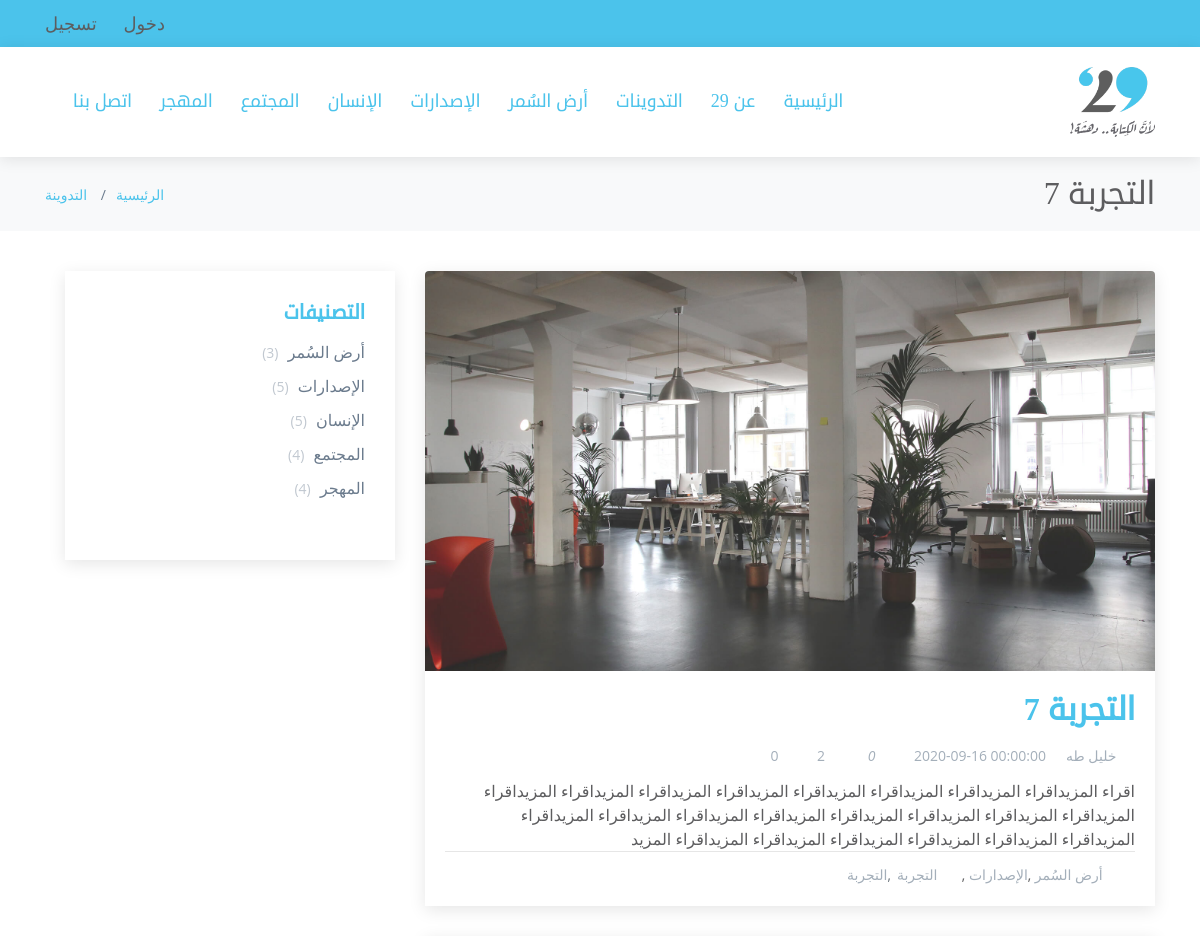
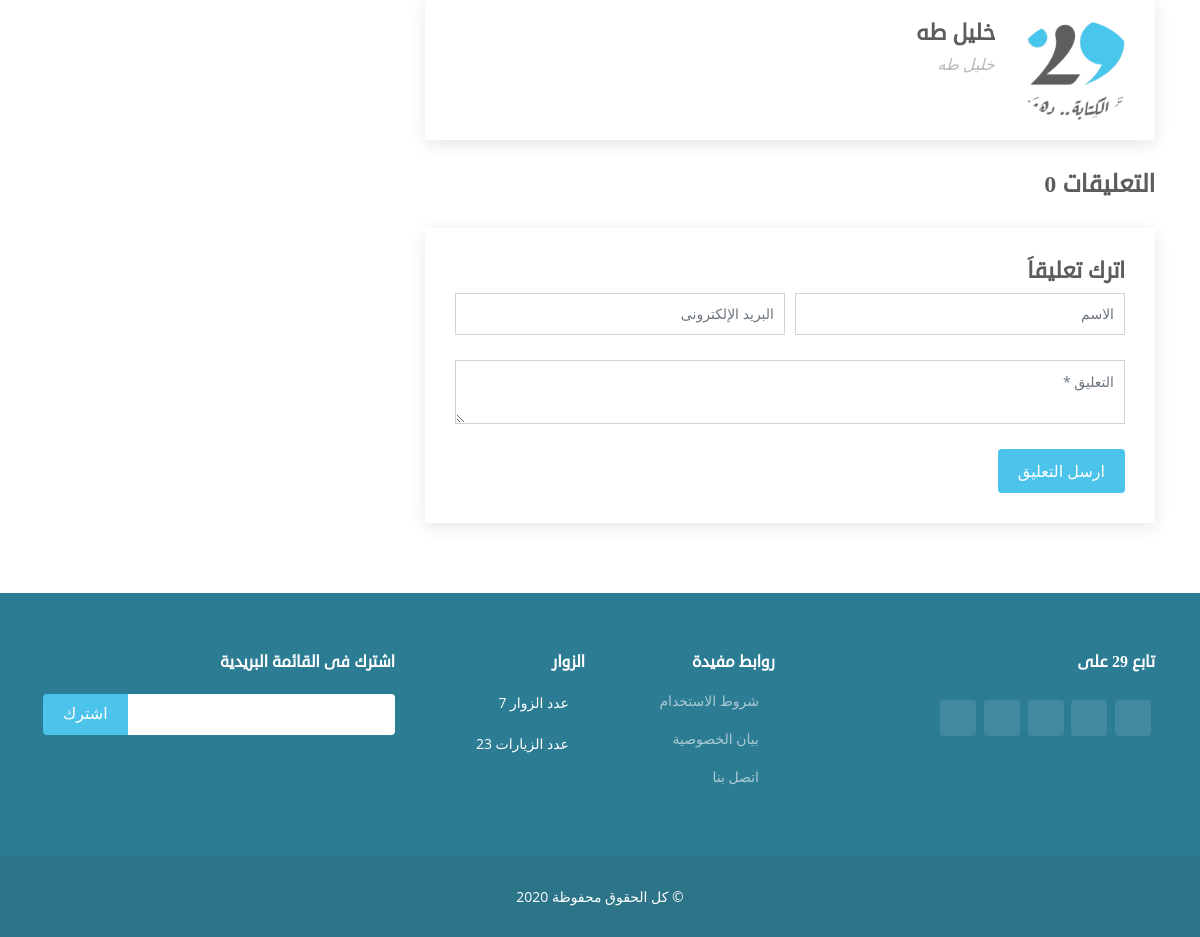
The page /blog/details/7 on the database its author committed (2 pictures, top to bottom).
### tables this page shows
CREATE TABLE `b29_category` (
  `cat_id` int(3) NOT NULL,
  `cat_name` varchar(50) NOT NULL,
  `cat_class` varchar(20) NOT NULL,
  `create_at` datetime NOT NULL,
  `create_by` int(5) NOT NULL,
  `update_at` datetime DEFAULT NULL,
  `update_by` int(5) DEFAULT NULL
);

CREATE TABLE `b29_blog` (
  `b_id` int(5) NOT NULL,
  `b_user` int(5) NOT NULL,
  `b_title` varchar(100) NOT NULL,
  `b_desc` varchar(200) NOT NULL,
  `b_img` varchar(40) NOT NULL,
  `b_keywords` text NOT NULL,
  `b_blog` text NOT NULL,
  `b_accept_by` int(5) DEFAULT NULL,
  `b_accept_date` datetime DEFAULT NULL,
  `b_likes` int(5) NOT NULL DEFAULT '0',
  `b_see` int(5) NOT NULL DEFAULT '0',
  `create_at` datetime NOT NULL,
  `update_at` datetime DEFAULT NULL,
  `update_by` int(5) DEFAULT NULL
);

CREATE TABLE `b29_staff` (
  `staff_id` int(5) NOT NULL,
  `staff_name` varchar(50) NOT NULL,
  `staff_phone` varchar(20) NOT NULL,
  `staff_email` varchar(50) NOT NULL,
  `staff_type` varchar(10) NOT NULL DEFAULT 'DR',
  `staff_address` text,
  `staff_img` varchar(20) NOT NULL DEFAULT 'user.jpg',
  `staff_active` int(1) NOT NULL DEFAULT '1',
  `staff_about` text,
  `staff_face` varchar(100) DEFAULT NULL,
  `staff_twitter` varchar(100) DEFAULT NULL,
  `staff_linked` varchar(100) DEFAULT NULL,
  `staff_instagram` varchar(100) DEFAULT NULL,
  `staff_uname` varchar(50) NOT NULL,
  `staff_pass` varchar(100) NOT NULL,
  `create_at` datetime NOT NULL,
  `create_by` int(5) DEFAULT NULL,
  `update_at` datetime DEFAULT NULL,
  `update_by` int(5) DEFAULT NULL
);

### lib/session.php (called while the page is built, shortened)
<?php
	class session
	{
		public static function get($key)
		{
			if(isset($_SESSION[$key]))
			{
				return $_SESSION[$key];
			}else
			{
				return false;
			}
		}
	}
?>

### controller/blog.php (called while the page is built, shortened)
<?php
	class blog extends controller
	{
		function __construct()
		{
			$this->view->CSS = array();
			$this->view->JS = array('views/blog/JS/blog.js');
		}
		function details($blog=0)
		{
			$this->view->menu = $this->model->menu();
			$this->view->blog = $this->model->blog($blog);
			$this->view->curr_title 	= $this->view->blog['title'];
			$this->view->keywords 		= $this->view->blog['keywords'];
			$this->view->render(array('blog/details'),'home');
		}
	}
?>

### index.php (called while the page is built, shortened)
<?php
	$app = new bootstrap();
?>

### lib/database.php (called while the page is built, shortened)
<?php
	class database extends PDO
	{
		function __construct()
		{
			$this->get_config();
		}
		private function get_config()
		{
			$x = $this->select("SELECT * FROM ".DB_PREFEX."config",array());
		}
		public function select($sql,$data,$fetchMode = PDO::FETCH_ASSOC)
		{
			$sth = $this->prepare($sql);
			if(count($data)>0)
			{
				foreach($data as $key => $val)
				{
					$sth->bindValue("$key",$val);
				}
			}
			$sth->execute();
			return $sth->fetchAll($fetchMode);
		}
		public function get_menu()
		{
			$x = $this->select("SELECT ".DB_PREFEX."category.*, count(blog_id) as no
								FROM ".DB_PREFEX."category
								LEFT JOIN ".DB_PREFEX."blog_category ON category = cat_id
								WHERE 1=1
								GROUP BY cat_id",array());
			$menu = array();
			foreach($x as $val)
			{
				$menu[$val['cat_id']] = array('id'=>$val['cat_id']
											,'name'=>$val['cat_name']
											,'count'=>$val['no']
											);
			}
			return $menu;
		}
	}
?>

### models/blog_model.php (called while the page is built, shortened)
<?php
	class blog_model extends model
	{
		function __construct()
		{
			parent::__construct();
		}
		public function menu()
		{
			return $this->db->get_menu();
		}
		public function blog($blog_id)
		{
			$b = $this->db->select('SELECT b_id, b_title, b_desc, b_img, b_likes
									,b_see, b_accept_date, b_blog, b_keywords
									,b_user, staff_name, staff_phone, staff_email, staff_img
									,staff_twitter, staff_face, staff_instagram,staff_linked
									FROM '.DB_PREFEX.'blog
									JOIN '.DB_PREFEX.'staff ON b_user = staff_id
									WHERE b_accept_date IS NOT NULL AND b_id = :ID
									',array(':ID'=>$blog_id));
			if(!cookies::get('blog_'.$b[0]['b_id']))
			{
				$b[0]['b_see'] += 1;
				$this->db->update('blog',array('b_see'=>$b[0]['b_see']),'b_id = '.$b[0]['b_id']);
			}
			$blog = array('id'			=>$b[0]['b_id'],
						'title'			=>$b[0]['b_title'],
						'desc'			=>$b[0]['b_desc'],
						'text'			=>$b[0]['b_blog'],
						'img'			=>$b[0]['b_img'],
						'likes'			=>$b[0]['b_likes'],
						'b_see'			=>$b[0]['b_see'],
						'publish'		=>$b[0]['b_accept_date'],
						'user'			=>$b[0]['b_user'],
						'name'			=>$b[0]['staff_name'],
						'phone'			=>$b[0]['staff_phone'],
						'email'			=>$b[0]['staff_email'],
						'user_img'		=>$b[0]['staff_img'],
						'user_face'		=>$b[0]['staff_face'],
						'user_twitter'	=>$b[0]['staff_twitter'],
						'user_instegram'=>$b[0]['staff_instagram'],
						'user_linked'	=>$b[0]['staff_linked'],
						'keywords'	=>$b[0]['b_keywords'],
						'cat'		=>array(),
						'comment'	=>array()
						);
			$cat = $this->db->select('SELECT cat_id, cat_name,comment,cat_class
									FROM '.DB_PREFEX.'blog_category
									JOIN '.DB_PREFEX.'category ON category = cat_id
									WHERE blog_id = :ID
									',array(':ID'=>$b[0]['b_id']));
			foreach($cat as $value)
			{
				array_push($blog['cat'],array('id'=>$value['cat_id']
											,'name'=>$value['cat_name']
											,'class'=>$value['cat_class']
											,'comm'=>$value['comment']));
			}
			return $blog;
		}
	}
?>

### lib/model.php (called while the page is built)
<?php
	class model
	{
		function __construct()
		{
			$this->db = new database();
		}
	}
?>

### lib/controller.php (called while the page is built, shortened)
<?php
	class controller
	{
		public function loadModel($name,$model_path)
		{
			$path = $model_path.$name.'_model.php';
			if(file_exists($path))
			{
				$this->model = new $model_name();
			}
		}
	}
?>

### views/blog/details.php (the view, shortened to what this page needs)
<main id="main">
	<section id="breadcrumbs" class="breadcrumbs">
		<div class="container">
			<div class="d-flex justify-content-between align-items-center">
				<h2><?php echo $this->blog['title']?></h2>
				<ol>
					<li><a href="<?php echo URL?>">الرئيسية</a></li>
					<li><a href="<?php echo URL?>blog/index"> التدوينة</a></li>
				</ol>
			</div>
		</div>
	</section>
	<section id="blog" class="blog">
		<div class="container">
			<div class="row">
				<div class="col-lg-8 entries">
					<article class="entry entry-single">
						<div class="entry-img">
							<img src="<?php echo URL."public/IMG/blog/".$this->blog['img'] ?>" alt="" class="img-fluid rounded d-block w-100 h-100">
						</div>
						<h2 class="entry-title">
							<a><?php echo $this->blog['title']?></a>
						</h2>
						<div class="entry-meta">
							<ul>
								<li class="d-flex align-items-center"><a href="<?php echo URL."blog/user/".$this->blog['user']?>"><i class="icofont-user"></i> <?php echo $this->blog['name']?></a></li>
								<li class="d-flex align-items-center"><a><i class="icofont-wall-clock"></i> <time datetime="<?php echo $this->blog['publish']?>"><?php echo $this->blog['publish']?></time></a></li>
								<li class="d-flex align-items-center"><a id="add_like"><i class="icofont-like"></i> <i id="like_count"><?php echo $this->blog['likes']?></i></a></li>
								<li class="d-flex align-items-center"><a><i class="icofont-eye"></i> <?php echo $this->blog['b_see']?></a></li>
								<li class="d-flex align-items-center"><a href="#blog-comments"><i class="icofont-comment"></i><?php echo count($this->blog['comment'])?> </a></li>
							</ul>
						</div>
						<div class="entry-content">
							<?php echo $this->blog['text']?>
						</div>
						<div class="entry-footer clearfix">
							<div class="float-right">
								<i class="icofont-folder"></i>
								<ul class="cats">
								<?php
									foreach($this->blog['cat'] as $value)
									{
										echo "<li><a href='".URL."blog/index/".$value['id']."'>".$value['name']."</a> , </li>";
									}
								?>
								</ul>
								<i class="icofont-tags"></i>
								<ul class="tags">
								<?php
									foreach(explode(",",$this->blog['keywords']) as $val)
									{
										echo '<li><a>'.$val.'</a></li>';
									}
								?>
								</ul>
							</div>
							<?php
								$share = URL."blog/details/".$this->blog['id'];
							?>
							<div class="float-left share">
								<a href="https://twitter.com/share?ref_src=twsrc%5Etfw&url=<?php echo $share ?>" title="Share on Twitter"><i class="icofont-twitter"></i></a>
								<a href="https://www.facebook.com/sharer/sharer.php?u=<?php echo $share ?>&amp;src=sdkpreparse" title="Share on Facebook"><i class="icofont-facebook"></i></a>
							</div>
						</div>
					</article>
					<div class="blog-author clearfix">
						<img src="<?php echo URL."public/IMG/users/".$this->blog['user_img'] ?>" class="rounded-circle float-right" alt="">
						<h4><?php echo $this->blog['name']?></h4>
						<p><?php echo $this->blog['name']?></p>
					</div>
					<div class="blog-comments" id="blog-comments">
						<h4 class="comments-count">التعليقات <?php echo count($this->blog['comment'])?></h4>
						<div class="reply-form">
							<h4>اترك تعليقاَ</h4>
							<form id="blog_comment" method="post" role="form" class="php-form">
								<div class="form-row">
									<div class="col-md-6 form-group">
										<input type="text" name="name" class="form-control" id="name" placeholder="الاسم" data-rule="minlen:4" data-msg="من فضلك ادخل 4 خروق على الاقل" />
									</div>
									<div class="col-md-6 form-group">
										<input type="email" class="form-control" name="email" id="email" placeholder="البريد الإلكترونى" data-rule="email" data-msg="من فضلك ادخل بريد الإلكترونى صحيح" />
									</div>
								</div>
								<div class="form-group">
									<textarea class="form-control" name="message" rows="2" data-rule="required" data-msg="Please write something for us" placeholder="التعليق *"></textarea>
								</div>
								<button type="submit" class="btn btn-primary">ارسل التعليق</button>
							</form>
						</div>
					</div>
				</div>
				<div class="col-lg-4">
					<div class="sidebar">
						<h3 class="sidebar-title">التصنيفات</h3>
						<div class="sidebar-item categories">
							<ul>
							<?php
								foreach($this->menu as $val)
								{
									echo "<li><a href='".URL."blog/index/".$val['id']."'>".$val['name']." <span>(".$val['count'].")</span></a></li>";
								}
							?>
							</ul>
						</div>
					</div>
				</div>
			</div>
		</div>
	</section>
</main>

### lib/view.php (shortened to what this page needs)
<?php
	class view
	{
		public function render($files,$class="")
		{
			$this->get_header($class);
			foreach($files as $k => $name)
			{
				$file_name = "views/".$name.".php";
				if(file_exists($file_name))
				{
					require($file_name);
				}else
				{
					$this->file_name = $name;
					require("views/error/err404.php");
				}
			}
		}
		public function get_header($class)
		{
			require("views/header/header.php");
			$this->get_menus($class);
		}
		private function get_menus($class)
		{
			if(session::get('user_type'))
			{
				require("views/menus/".session::get('user_type').".php");
				switch($class)
				{
					case 'home':
					break;
					default:
				}
			}elseif($class == 'login')
			{
				require("views/menus/bloger.php");
			}else
			{
				require("views/menus/bloger.php");
			}
		}
		public function get_footer($class)
		{
			require("views/footer/footer.php");
		}
	}
?>

### views/menus/bloger.php
<section id="topbar" class="d-none d-lg-block">
	<div class="container d-flex">
		<div class="contact-info mr-auto">
			<i class="icofont-sign-in"></i><a href="<?php echo URL ?>login">دخول</a>
			<i class="icofont-user"></i><a href="<?php echo URL ?>login/register">تسجيل</a>
		</div>
	</div>
</section>
<header id="header" class="header-inner-pages sticky-top">
	<div class="container d-flex align-items-center">
		<a href="<?php echo URL ?>" class="logo"><img src="<?php echo URL ?>public/IMG/logo.png" alt="" class="img-fluid"></a>
		<nav class="nav-menu d-none mr-auto d-lg-block">
			<ul>
				<li><a href="<?php echo URL ?>">الرئيسية</a></li>
				<li><a href="<?php echo URL ?>dashboard/about">عن 29 </a></li>
				<li><a href="<?php echo URL ?>blog/index">التدوينات</a></li>
			<?php
				foreach($this->menu as $val)
				{
					echo "<li><a href='".URL."blog/index/".$val['id']."'>".$val['name']."</a></li>";
				}
			?>
				<li><a href="<?php echo URL ?>dashboard/contact">اتصل بنا</a></li>
			</ul>
		</nav>
	</div>
</header>

### rows shown on the page
b29_category: cat_name "أرض السُمر", count "3"
b29_category: cat_name "الإصدارات", count "5"
b29_category: cat_name "الإنسان", count "5"
b29_category: cat_name "المجتمع", count "4"
b29_category: cat_name "المهجر", count "4"
b29_blog: b_title "التجربة 7", b_img (picture), b_accept_by.staff_name "خليل طه", b_accept_date "2020-09-16 00:00:00", b_likes "0", b_blog "اقراء المزيداقراء المزيداقراء المزيداقراء المزيداقراء المزيداقراء المزيداقراء المزيداقراء المزيداقراء المزيداقراء المزيداقراء المزيداقراء المزيداقراء المزيداقراء المزيداقراء المزيداقراء المزيداقراء المزيداقراء المزيداقراء المزيداقراء المزيداقراء المزيداقراء المزيداقراء المزيد", name "أرض السُمر", name "الإصدارات", b_keywords "التجربة", b_accept_by.staff_img (picture)

### other values the page prints
session::get('NEW_VISIT') "7"
session::get('VISIT') "23"
